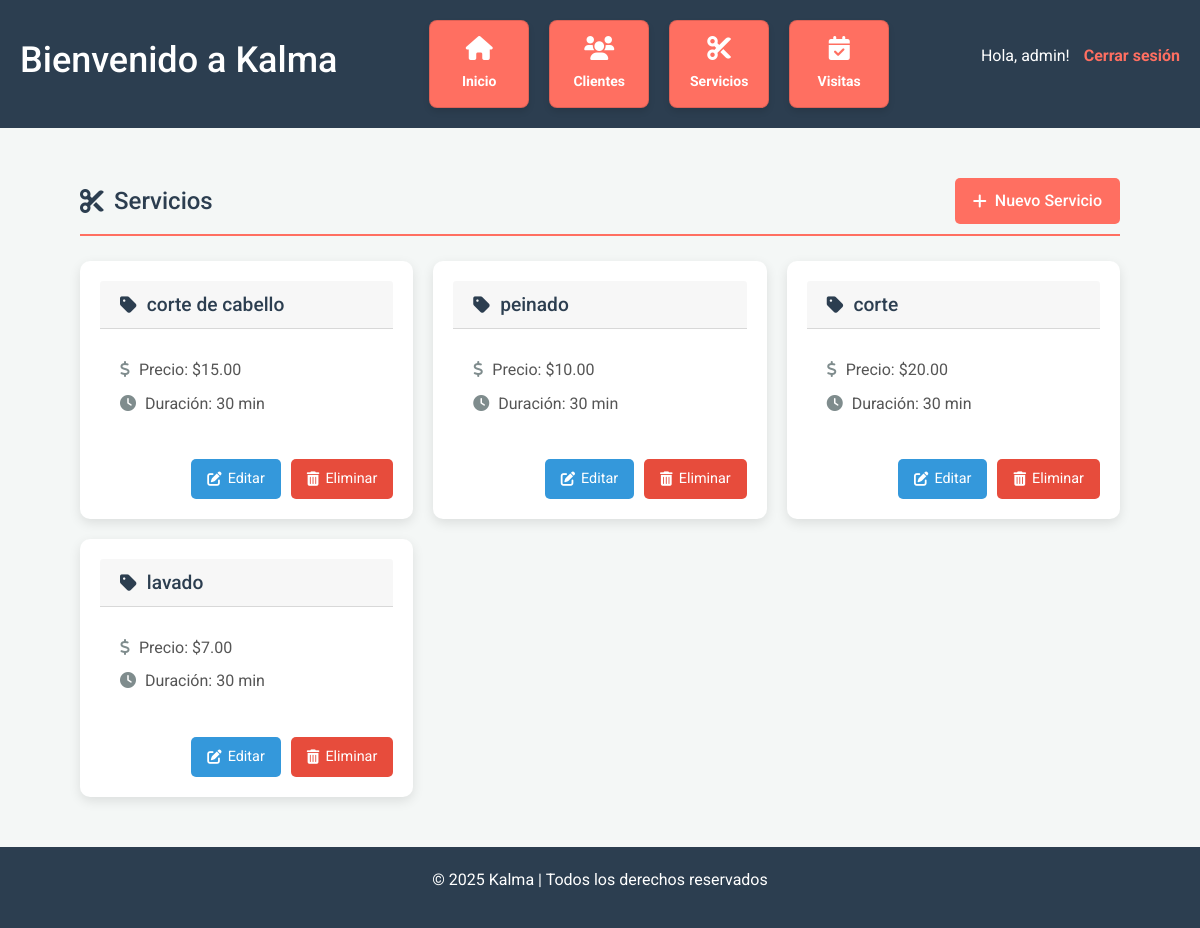
The page /servicios/ (signed in) on the database its author committed.
### gestion/models.py (models this page shows, shortened)
class Empresa(models.Model):
    usuario = models.OneToOneField(User, on_delete=models.CASCADE, related_name="empresa")
    nombre = models.CharField(max_length=100)
    direccion = models.TextField(blank=True)
    telefono = models.CharField(max_length=20, blank=True)
    email = models.EmailField(blank=True)

class Servicio(models.Model):
    empresa = models.ForeignKey(Empresa, on_delete=models.CASCADE, related_name="servicios", null=True, blank=True)
    nombre = models.CharField(max_length=100)
    precio = models.DecimalField(max_digits=6, decimal_places=2)
    duracion_min = models.IntegerField()

### gestion/views.py (the view)
# urls.py: path('servicios/', views.servicios, name='servicios'),
@login_required
def servicios(request):
    servicios = Servicio.objects.all()
    return render(request, 'servicios.html', {'servicios': servicios})

### gestion/context_processors.py (called while the page is built)
def user_has_empresa(request):
    return {
        'user_has_empresa': request.user.is_authenticated and Empresa.objects.filter(usuario=request.user).exists()
    }

def empresa(request):
    if request.user.is_authenticated:
        empresa = Empresa.objects.filter(usuario=request.user).first()
    else:
        empresa = None
    return {
        'empresa': empresa
    }

### gestion/templates/servicios.html (shortened to what this page needs)
{% extends 'base.html' %}
{% block content %}
<div class="cards-container">
    <div class="header-actions">
        <h2><i class="fas fa-cut"></i> Servicios</h2>
        <a href="{% url 'nuevo_servicio' %}" class="btn-add">
            <i class="fas fa-plus"></i> Nuevo Servicio
        </a>
    </div>
    <div class="cards-grid">
        {% for servicio in servicios %}
        <div class="card-servicio">
            <div class="card-header">
                <h3><i class="fas fa-tag"></i> {{ servicio.nombre }}</h3>
            </div>
            <div class="card-body">
                <p><i class="fas fa-dollar-sign"></i> Precio: ${{ servicio.precio }}</p>
                <p><i class="fas fa-clock"></i> Duración: {{ servicio.duracion_min }} min</p>
            </div>
            <div class="card-actions">
                <a href="{% url 'editar_servicio' servicio.id %}" class="btn btn-edit">
                    <i class="fas fa-edit"></i> Editar
                </a>
                <a href="{% url 'eliminar_servicio' servicio.id %}" class="btn btn-delete"
                    onclick="return confirm('¿Seguro que deseas eliminar este servicio?');">
                    <i class="fas fa-trash-alt"></i> Eliminar
                </a>
            </div>
        </div>
        {% empty %}
        <p>No hay servicios registrados aún.</p>
        {% endfor %}
    </div>
</div>
{% endblock %}

### gestion/templates/base.html (shortened to what this page needs)
<!DOCTYPE html>
<html lang="es">
<head>
    <link rel="stylesheet" href="https://cdnjs.cloudflare.com/ajax/libs/font-awesome/6.0.0-beta3/css/all.min.css">
    <link rel="stylesheet" href="https://cdn.jsdelivr.net/npm/bootstrap@4.3.1/dist/css/bootstrap.min.css"
>
</head>
<body>
    <header>
        <h1>Bienvenido a {{empresa.nombre}}</h1>
        {% if request.user.is_authenticated %}
        <div class="nav-links">
            <div class="card">
                <i class="fas fa-home"></i>
                <p><a href="{% url 'index' %}">Inicio</a></p>
            </div>
            <div class="card">
                <i class="fas fa-users"></i>
                <p><a href="{% url 'clientes' %}">Clientes</a></p>
            </div>
            <div class="card">
                <i class="fas fa-cut"></i>
                <p><a href="{% url 'servicios' %}">Servicios</a></p>
            </div>
            <div class="card">
                <i class="fas fa-calendar-check"></i>
                <p><a href="{% url 'visitas' %}">Visitas</a></p>
            </div>
        </div>
        <div class="auth-info">
            <p>Hola, {{ request.user.username }}! <a href="{% url 'logout' %}">Cerrar sesión</a></p>
        </div>
        {% else %}
        <div class="auth-info">
            <p><a href="{% url 'login' %}">Iniciar sesión</a></p>
        </div>
        {% endif %}
    </header>
    <div class="container">
        {% block content %}{% endblock %}
    </div>
    <footer>
        <p>&copy; 2025 {{empresa.nombre}} | Todos los derechos reservados</p>
    </footer>
</body>
</html>

### gestion/templates/base.html (style rules this page uses)
* { margin: 0; padding: 0; box-sizing: border-box; }
html, body { height: 100%; }
body { font-family: 'Roboto', sans-serif; background-color: #f4f7f6; color: #333; line-height: 1.6; margin: 0; display: flex; flex-direction: column; }
header { background-color: #2C3E50; color: white; padding: 20px; display: flex; justify-content: space-between; align-items: center; flex-wrap: wrap; gap: 20px; }
header h1 { font-size: 36px; }
.auth-info { font-size: 16px; }
.auth-info a { color: #FF6F61; text-decoration: none; font-weight: bold; margin-left: 10px; }
.nav-links { display: flex; gap: 20px; flex-wrap: wrap; justify-content: center; }
.card { background-color: #FF6F61; color: white; min-width: 100px; padding: 15px; border-radius: 8px; text-align: center; box-shadow: 0 4px 6px rgba(0, 0, 0, 0.1); transition: transform 0.3s ease, box-shadow 0.3s ease; cursor: pointer; }
.card i { font-size: 24px; margin-bottom: 10px; }
.card p { font-size: 14px; margin: 0; }
.card a { color: white; text-decoration: none; font-weight: bold; display: block; }
.container { flex: 1; padding: 20px; }
footer { background-color: #2C3E50; color: white; text-align: center; padding: 20px; margin-top: auto; }
footer p { font-size: 16px; }

### gestion/templates/servicios.html (style rules this page uses)
.cards-container { padding: 30px; max-width: 1200px; margin: auto; }
.header-actions { display: flex; justify-content: space-between; align-items: center; margin-bottom: 25px; border-bottom: 2px solid #FF6F61; padding-bottom: 10px; }
.header-actions h2 { margin: 0; color: #2C3E50; font-size: 24px; display: flex; align-items: center; gap: 10px; }
.btn-add { padding: 10px 18px; background-color: #FF6F61; color: white; text-decoration: none; border-radius: 5px; font-weight: 500; display: inline-flex; align-items: center; gap: 8px; transition: background-color 0.3s ease; }
.cards-grid { display: grid; grid-template-columns: repeat(auto-fit, minmax(250px, 1fr)); gap: 20px; }
.card-servicio { background-color: #fff; border-radius: 10px; padding: 20px; box-shadow: 0 4px 12px rgba(0, 0, 0, 0.1); display: flex; flex-direction: column; justify-content: space-between; transition: transform 0.2s ease; }
.card-header h3 { margin: 0; color: #2C3E50; font-size: 1.2em; display: flex; align-items: center; gap: 10px; }
.card-body p { margin: 8px 0; color: #555; }
.card-body i { color: #7f8c8d; margin-right: 5px; }
.card-actions { display: flex; justify-content: flex-end; gap: 10px; margin-top: 15px; }
.btn { padding: 8px 15px; border-radius: 5px; font-size: 0.9em; text-decoration: none; display: inline-flex; align-items: center; gap: 6px; transition: background-color 0.3s ease; }
.btn-edit { background-color: #3498db; color: white; }
.btn-delete { background-color: #e74c3c; color: white; }

### rows shown on the page
Empresa: nombre "Kalma"
Servicio: nombre "corte de cabello", precio "15.00", duracion_min "30"
Servicio: nombre "peinado", precio "10.00", duracion_min "30"
Servicio: nombre "corte", precio "20.00", duracion_min "30"
Servicio: nombre "lavado", precio "7.00", duracion_min "30"

### other values the page prints
{{ request.user.username }} "admin"
